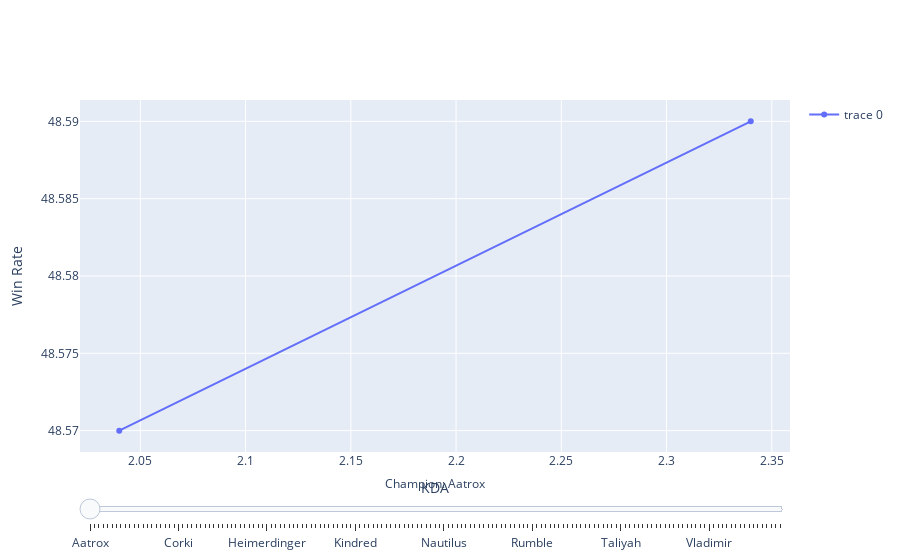

Here is the notebook cell this chart was saved with:
### Code cell
fig = make_subplots(rows=1, cols=1)

champion_data = df[df['Name'] == champions[2]]

fig.add_trace(go.Scatter(x=champion_data['KDA'], y=champion_data['Win %'],
                         mode='lines+markers'))

fig.update_layout(

    xaxis_title='KDA',
    yaxis_title='Win Rate',
    showlegend=True
)

# Функция обновления графика на основе слайдера
steps = []
for i, champion in enumerate(champions):
    champion_data = df[df['Name'] == champion]
    steps.append(
        {
            'label': champion,
            'method': 'update',
            'args': [
                {'x': [champion_data['KDA']]},
                {'y': [champion_data['Win %']]},
                {'title': f'Win Rate by KDA for {champion}'}
            ]
        }
    )

# Добавляем слайдер в график
fig.update_layout(
    sliders=[{
        'currentvalue': {'prefix': 'Champion: ', 'visible': True, 'xanchor': 'center'},
        'steps': steps
    }]
)

fig.show()

### Figure 1 — Plotly figure (JSON) as saved in the notebook; plotly's stock layout.template omitted (floating-point values rounded to 4 significant figures)
{"data": [{"mode": "lines+markers", "type": "scatter", "x": [2.34, 2.04], "y": [48.59, 48.57]}], "layout": {"showlegend": true, "sliders": [{"currentvalue": {"prefix": "Champion: ", "visible": true, "xanchor": "center"}, "steps": [{"args": [{"x": [[1.97]]}, {"y": [[49.97]]}, {"title": "Win Rate by KDA for Aatrox"}], "label": "Aatrox", "method": "update"}, {"args": [{"x": [[2.56]]}, {"y": [[49.93]]}, {"title": "Win Rate by KDA for Ahri"}], "label": "Ahri", "method": "update"}, {"args": [{"x": [[2.34, 2.04]]}, {"y": [[48.59, 48.57]]}, {"title": "Win Rate by KDA for Akali"}], "label": "Akali", "method": "update"}, {"args": [{"x": [[2.23, 1.97]]}, {"y": [[51.46, 51.58]]}, {"title": "Win Rate by KDA for Akshan"}], "label": "Akshan", "method": "update"}, {"args": [{"x": [[2.51]]}, {"y": [[49.92]]}, {"title": "Win Rate by KDA for Alistar"}], "label": "Alistar", "method": "update"}, {"args": [{"x": [[2.62, 2.05]]}, {"y": [[50.27, 50.09]]}, {"title": "Win Rate by KDA for Amumu"}], "label": "Amumu", "method": "update"}, {"args": [{"x": [[2.66, 2.18]]}, {"y": [[51.97, 47.66]]}, {"title": "Win Rate by KDA for Anivia"}], "label": "Anivia", "method": "update"}, {"args": [{"x": [[2.39]]}, {"y": [[52.45]]}, {"title": "Win Rate by KDA for Annie"}], "label": "Annie", "method": "update"}, {"args": [{"x": [[2.03]]}, {"y": [[47.36]]}, {"title": "Win Rate by KDA for Aphelios"}], "label": "Aphelios", "method": "update"}, {"args": [{"x": [[2.32]]}, {"y": [[49.66]]}, {"title": "Win Rate by KDA for Ashe"}], "label": "Ashe", "method": "update"}, {"args": [{"x": [[2.55]]}, {"y": [[50.81]]}, {"title": "Win Rate by KDA for Aurelion Sol"}], "label": "Aurelion Sol", "method": "update"}, {"args": [{"x": [[2.1]]}, {"y": [[46.67]]}, {"title": "Win Rate by KDA for Azir"}], "label": "Azir", "method": "update"}, {"args": [{"x": [[2.97]]}, {"y": [[50.23]]}, {"title": "Win Rate by KDA for Bard"}], "label": "Bard", "method": "update"}, {"args": [{"x": [[2.44]]}, {"y": [[51.87]]}, {"title": "Win Rate by KDA for Blitzcrank"}], "label": "Blitzcrank", "method": "update"}, {"args": [{"x": [[1.77, 2.04]]}, {"y": [[49.18, 51.68]]}, {"title": "Win Rate by KDA for Brand"}], "label": "Brand", "method": "update"}, {"args": [{"x": [[2.79]]}, {"y": [[50.73]]}, {"title": "Win Rate by KDA for Braum"}], "label": "Braum", "method": "update"}, {"args": [{"x": [[2.31]]}, {"y": [[50.09]]}, {"title": "Win Rate by KDA for Caitlyn"}], "label": "Caitlyn", "method": "update"}, {"args": [{"x": [[1.99]]}, {"y": [[50.2]]}, {"title": "Win Rate by KDA for Camille"}], "label": "Camille", "method": "update"}, {"args": [{"x": [[2.09, 1.83]]}, {"y": [[50.3, 49.47]]}, {"title": "Win Rate by KDA for Cassiopeia"}], "label": "Cassiopeia", "method": "update"}, {"args": [{"x": [[2.2, 2.37]]}, {"y": [[52.82, 49.57]]}, {"title": "Win Rate by KDA for Cho'Gath"}], "label": "Cho'Gath", "method": "update"}, {"args": [{"x": [[2.17]]}, {"y": [[49.38]]}, {"title": "Win Rate by KDA for Corki"}], "label": "Corki", "method": "update"}, {"args": [{"x": [[1.87]]}, {"y": [[50.37]]}, {"title": "Win Rate by KDA for Darius"}], "label": "Darius", "method": "update"}, {"args": [{"x": [[2.49, 2.2]]}, {"y": [[51.46, 52.62]]}, {"title": "Win Rate by KDA for Diana"}], "label": "Diana", "method": "update"}, {"args": [{"x": [[2.26]]}, {"y": [[51.76]]}, {"title": "Win Rate by KDA for Dr. Mundo"}], "label": "Dr. Mundo", "method": "update"}, {"args": [{"x": [[2.16]]}, {"y": [[50.52]]}, {"title": "Win Rate by KDA for Draven"}], "label": "Draven", "method": "update"}, {"args": [{"x": [[2.74, 2.24]]}, {"y": [[49.91, 49.67]]}, {"title": "Win Rate by KDA for Ekko"}], "label": "Ekko", "method": "update"}, {"args": [{"x": [[2.56]]}, {"y": [[49.48]]}, {"title": "Win Rate by KDA for Elise"}], "label": "Elise", "method": "update"}, {"args": [{"x": [[2.94]]}, {"y": [[49.64]]}, {"title": "Win Rate by KDA for Evelynn"}], "label": "Evelynn", "method": "update"}, {"args": [{"x": [[2.39]]}, {"y": [[49.28]]}, {"title": "Win Rate by KDA for Ezreal"}], "label": "Ezreal", "method": "update"}, {"args": [{"x": [[2.68]]}, {"y": [[50.54]]}, {"title": "Win Rate by KDA for Fiddlesticks"}], "label": "Fiddlesticks", "method": "update"}, {"args": [{"x": [[1.76]]}, {"y": [[50.05]]}, {"title": "Win Rate by KDA for Fiora"}], "label": "Fiora", "method": "update"}, {"args": [{"x": [[2.46]]}, {"y": [[50.83]]}, {"title": "Win Rate by KDA for Fizz"}], "label": "Fizz", "method": "update"}, {"args": [{"x": [[2.71, 2.35]]}, {"y": [[50.38, 48.87]]}, {"title": "Win Rate by KDA for Galio"}], "label": "Galio", "method": "update"}, {"args": [{"x": [[1.99, 2.23]]}, {"y": [[47.66, 48.67]]}, {"title": "Win Rate by KDA for Gangplank"}], "label": "Gangplank", "method": "update"}, {"args": [{"x": [[2.1]]}, {"y": [[51.55]]}, {"title": "Win Rate by KDA for Garen"}], "label": "Garen", "method": "update"}, {"args": [{"x": [[2.01]]}, {"y": [[49.86]]}, {"title": "Win Rate by KDA for Gnar"}], "label": "Gnar", "method": "update"}, {"args": [{"x": [[2.24, 2.7, 2.25]]}, {"y": [[48.75, 48, 47.64]]}, {"title": "Win Rate by KDA for Gragas"}], "label": "Gragas", "method": "update"}, {"args": [{"x": [[2.58, 1.72]]}, {"y": [[49.28, 49.1]]}, {"title": "Win Rate by KDA for Graves"}], "label": "Graves", "method": "update"}, {"args": [{"x": [[1.73, 2.36]]}, {"y": [[49.82, 51.35]]}, {"title": "Win Rate by KDA for Gwen"}], "label": "Gwen", "method": "update"}, {"args": [{"x": [[3.02]]}, {"y": [[51.18]]}, {"title": "Win Rate by KDA for Hecarim"}], "label": "Hecarim", "method": "update"}, {"args": [{"x": [[1.96, 2.23, 1.83, 1.65]]}, {"y": [[49.28, 51.76, 49.85, 48.87]]}, {"title": "Win Rate by KDA for Heimerdinger"}], "label": "Heimerdinger", "method": "update"}, {"args": [{"x": [[1.49]]}, {"y": [[49.16]]}, {"title": "Win Rate by KDA for Illaoi"}], "label": "Illaoi", "method": "update"}, {"args": [{"x": [[1.58, 1.75]]}, {"y": [[49.1, 48.24]]}, {"title": "Win Rate by KDA for Irelia"}], "label": "Irelia", "method": "update"}, {"args": [{"x": [[3.41]]}, {"y": [[48.09]]}, {"title": "Win Rate by KDA for Ivern"}], "label": "Ivern", "method": "update"}, {"args": [{"x": [[3]]}, {"y": [[50.56]]}, {"title": "Win Rate by KDA for Janna"}], "label": "Janna", "method": "update"}, {"args": [{"x": [[3.37]]}, {"y": [[51.04]]}, {"title": "Win Rate by KDA for Jarvan IV"}], "label": "Jarvan IV", "method": "update"}, {"args": [{"x": [[1.63, 2.13]]}, {"y": [[50.68, 49.4]]}, {"title": "Win Rate by KDA for Jax"}], "label": "Jax", "method": "update"}, {"args": [{"x": [[1.78, 2.05]]}, {"y": [[49.44, 48.62]]}, {"title": "Win Rate by KDA for Jayce"}], "label": "Jayce", "method": "update"}, {"args": [{"x": [[3.01]]}, {"y": [[51.03]]}, {"title": "Win Rate by KDA for Jhin"}], "label": "Jhin", "method": "update"}, {"args": [{"x": [[2.43]]}, {"y": [[51.32]]}, {"title": "Win Rate by KDA for Jinx"}], "label": "Jinx", "method": "update"}, {"args": [{"x": [[2.42]]}, {"y": [[49.48]]}, {"title": "Win Rate by KDA for Kai'Sa"}], "label": "Kai'Sa", "method": "update"}, {"args": [{"x": [[2.3]]}, {"y": [[49.03]]}, {"title": "Win Rate by KDA for Kalista"}], "label": "Kalista", "method": "update"}, {"args": [{"x": [[2.73]]}, {"y": [[48.91]]}, {"title": "Win Rate by KDA for Karma"}], "label": "Karma", "method": "update"}, {"args": [{"x": [[2.23, 2.19, 2.45]]}, {"y": [[54.98, 52.58, 49.39]]}, {"title": "Win Rate by KDA for Karthus"}], "label": "Karthus", "method": "update"}, {"args": [{"x": [[2.49]]}, {"y": [[51.42]]}, {"title": "Win Rate by KDA for Kassadin"}], "label": "Kassadin", "method": "update"}, {"args": [{"x": [[2.29]]}, {"y": [[49.59]]}, {"title": "Win Rate by KDA for Katarina"}], "label": "Katarina", "method": "update"}, {"args": [{"x": [[1.8, 2.28]]}, {"y": [[50.71, 50.63]]}, {"title": "Win Rate by KDA for Kayle"}], "label": "Kayle", "method": "update"}, {"args": [{"x": [[2.41]]}, {"y": [[49.95]]}, {"title": "Win Rate by KDA for Kayn"}], "label": "Kayn", "method": "update"}, {"args": [{"x": [[2.37, 1.98]]}, {"y": [[51.35, 48.62]]}, {"title": "Win Rate by KDA for Kennen"}], "label": "Kennen", "method": "update"}, {"args": [{"x": [[2.47]]}, {"y": [[50.17]]}, {"title": "Win Rate by KDA for Kha'Zix"}], "label": "Kha'Zix", "method": "update"}, {"args": [{"x": [[2.26]]}, {"y": [[50.47]]}, {"title": "Win Rate by KDA for Kindred"}], "label": "Kindred", "method": "update"}, {"args": [{"x": [[2.7, 2.32]]}, {"y": [[55.14, 50.36]]}, {"title": "Win Rate by KDA for Kled"}], "label": "Kled", "method": "update"}, {"args": [{"x": [[2.21]]}, {"y": [[52.79]]}, {"title": "Win Rate by KDA for Kog'Maw"}], "label": "Kog'Maw", "method": "update"}, {"args": [{"x": [[2.82]]}, {"y": [[48.85]]}, {"title": "Win Rate by KDA for LeBlanc"}], "label": "LeBlanc", "method": "update"}, {"args": [{"x": [[2.82]]}, {"y": [[48.45]]}, {"title": "Win Rate by KDA for Lee Sin"}], "label": "Lee Sin", "method": "update"}, {"args": [{"x": [[2.34]]}, {"y": [[49.61]]}, {"title": "Win Rate by KDA for Leona"}], "label": "Leona", "method": "update"}, {"args": [{"x": [[2.66, 1.96]]}, {"y": [[49.35, 49.2]]}, {"title": "Win Rate by KDA for Lillia"}], "label": "Lillia", "method": "update"}, {"args": [{"x": [[2.41]]}, {"y": [[50.65]]}, {"title": "Win Rate by KDA for Lissandra"}], "label": "Lissandra", "method": "update"}, {"args": [{"x": [[2.25]]}, {"y": [[49.26]]}, {"title": "Win Rate by KDA for Lucian"}], "label": "Lucian", "method": "update"}, {"args": [{"x": [[3.12]]}, {"y": [[50.84]]}, {"title": "Win Rate by KDA for Lulu"}], "label": "Lulu", "method": "update"}, {"args": [{"x": [[2.53, 2.97]]}, {"y": [[50.26, 51.08]]}, {"title": "Win Rate by KDA for Lux"}], "label": "Lux", "method": "update"}, {"args": [{"x": [[2.41, 2.4, 2.05]]}, {"y": [[51.19, 50.49, 46.13]]}, {"title": "Win Rate by KDA for Malphite"}], "label": "Malphite", "method": "update"}, {"args": [{"x": [[2.22]]}, {"y": [[50.92]]}, {"title": "Win Rate by KDA for Malzahar"}], "label": "Malzahar", "method": "update"}, {"args": [{"x": [[2.23, 2.1]]}, {"y": [[50.16, 49.13]]}, {"title": "Win Rate by KDA for Maokai"}], "label": "Maokai", "method": "update"}, {"args": [{"x": [[2.02]]}, {"y": [[49.74]]}, {"title": "Win Rate by KDA for Master Yi"}], "label": "Master Yi", "method": "update"}, {"args": [{"x": [[2.3]]}, {"y": [[50.1]]}, {"title": "Win Rate by KDA for Miss Fortune"}], "label": "Miss Fortune", "method": "update"}, {"args": [{"x": [[1.79]]}, {"y": [[49.82]]}, {"title": "Win Rate by KDA for Mordekaiser"}], "label": "Mordekaiser", "method": "update"}, {"args": [{"x": [[2.51]]}, {"y": [[49.76]]}, {"title": "Win Rate by KDA for Morgana"}], "label": "Morgana", "method": "update"}, {"args": [{"x": [[3.24]]}, {"y": [[51.52]]}, {"title": "Win Rate by KDA for Nami"}], "label": "Nami", "method": "update"}, {"args": [{"x": [[1.98]]}, {"y": [[51.83]]}, {"title": "Win Rate by KDA for Nasus"}], "label": "Nasus", "method": "update"}, {"args": [{"x": [[2.32]]}, {"y": [[49.81]]}, {"title": "Win Rate by KDA for Nautilus"}], "label": "Nautilus", "method": "update"}, {"args": [{"x": [[2.22, 1.95]]}, {"y": [[48.66, 47.99]]}, {"title": "Win Rate by KDA for Neeko"}], "label": "Neeko", "method": "update"}, {"args": [{"x": [[2.95]]}, {"y": [[48.98]]}, {"title": "Win Rate by KDA for Nidalee"}], "label": "Nidalee", "method": "update"}, {"args": [{"x": [[2.39]]}, {"y": [[48.05]]}, {"title": "Win Rate by KDA for Nocturne"}], "label": "Nocturne", "method": "update"}, {"args": [{"x": [[3.04]]}, {"y": [[51.79]]}, {"title": "Win Rate by KDA for Nunu"}], "label": "Nunu", "method": "update"}, {"args": [{"x": [[2.45, 1.63]]}, {"y": [[49.07, 45.46]]}, {"title": "Win Rate by KDA for Olaf"}], "label": "Olaf", "method": "update"}, {"args": [{"x": [[2.66]]}, {"y": [[49.56]]}, {"title": "Win Rate by KDA for Orianna"}], "label": "Orianna", "method": "update"}, {"args": [{"x": [[2.3]]}, {"y": [[50.83]]}, {"title": "Win Rate by KDA for Ornn"}], "label": "Ornn", "method": "update"}, {"args": [{"x": [[2.25, 1.89, 2.1]]}, {"y": [[50.8, 47, 49.68]]}, {"title": "Win Rate by KDA for Pantheon"}], "label": "Pantheon", "method": "update"}, {"args": [{"x": [[2.65, 2.14]]}, {"y": [[49.59, 49.78]]}, {"title": "Win Rate by KDA for Poppy"}], "label": "Poppy", "method": "update"}, {"args": [{"x": [[2.17]]}, {"y": [[49.35]]}, {"title": "Win Rate by KDA for Pyke"}], "label": "Pyke", "method": "update"}, {"args": [{"x": [[2.14, 2.42]]}, {"y": [[51.04, 48.92]]}, {"title": "Win Rate by KDA for Qiyana"}], "label": "Qiyana", "method": "update"}, {"args": [{"x": [[1.89]]}, {"y": [[51.71]]}, {"title": "Win Rate by KDA for Quinn"}], "label": "Quinn", "method": "update"}, {"args": [{"x": [[2.94]]}, {"y": [[50.52]]}, {"title": "Win Rate by KDA for Rakan"}], "label": "Rakan", "method": "update"}, {"args": [{"x": [[2.9]]}, {"y": [[51.71]]}, {"title": "Win Rate by KDA for Rammus"}], "label": "Rammus", "method": "update"}, {"args": [{"x": [[2.51]]}, {"y": [[51.4]]}, {"title": "Win Rate by KDA for Rek'Sai"}], "label": "Rek'Sai", "method": "update"}, {"args": [{"x": [[2.42]]}, {"y": [[50.61]]}, {"title": "Win Rate by KDA for Rell"}], "label": "Rell", "method": "update"}, {"args": [{"x": [[1.91, 2.19]]}, {"y": [[48.17, 51.78]]}, {"title": "Win Rate by KDA for Renekton"}], "label": "Renekton", "method": "update"}, {"args": [{"x": [[2.28, 1.77]]}, {"y": [[48.44, 47.43]]}, {"title": "Win Rate by KDA for Rengar"}], "label": "Rengar", "method": "update"}, {"args": [{"x": [[1.99]]}, {"y": [[51.3]]}, {"title": "Win Rate by KDA for Riven"}], "label": "Riven", "method": "update"}, {"args": [{"x": [[2.64, 2.82, 2.02]]}, {"y": [[52.28, 49.65, 47.57]]}, {"title": "Win Rate by KDA for Rumble"}], "label": "Rumble", "method": "update"}, {"args": [{"x": [[2.15, 1.74]]}, {"y": [[45.97, 45.91]]}, {"title": "Win Rate by KDA for Ryze"}], "label": "Ryze", "method": "update"}, {"args": [{"x": [[2.19]]}, {"y": [[48.52]]}, {"title": "Win Rate by KDA for Samira"}], "label": "Samira", "method": "update"}, {"args": [{"x": [[3.09, 2.43]]}, {"y": [[48.26, 50.5]]}, {"title": "Win Rate by KDA for Sejuani"}], "label": "Sejuani", "method": "update"}, {"args": [{"x": [[2.54, 2.82]]}, {"y": [[48.2, 50.62]]}, {"title": "Win Rate by KDA for Senna"}], "label": "Senna", "method": "update"}, {"args": [{"x": [[3.07, 2.9, 2.47]]}, {"y": [[54.15, 50.09, 46.66]]}, {"title": "Win Rate by KDA for Seraphine"}], "label": "Seraphine", "method": "update"}, {"args": [{"x": [[1.76]]}, {"y": [[49.6]]}, {"title": "Win Rate by KDA for Sett"}], "label": "Sett", "method": "update"}, {"args": [{"x": [[2.75, 2.44]]}, {"y": [[51.66, 52.04]]}, {"title": "Win Rate by KDA for Shaco"}], "label": "Shaco", "method": "update"}, {"args": [{"x": [[2.98]]}, {"y": [[52.74]]}, {"title": "Win Rate by KDA for Shen"}], "label": "Shen", "method": "update"}, {"args": [{"x": [[2.45, 1.88]]}, {"y": [[48.72, 49.83]]}, {"title": "Win Rate by KDA for Shyvana"}], "label": "Shyvana", "method": "update"}, {"args": [{"x": [[2.04]]}, {"y": [[50.95]]}, {"title": "Win Rate by KDA for Singed"}], "label": "Singed", "method": "update"}, {"args": [{"x": [[1.63]]}, {"y": [[51.27]]}, {"title": "Win Rate by KDA for Sion"}], "label": "Sion", "method": "update"}, {"args": [{"x": [[2.53]]}, {"y": [[51.04]]}, {"title": "Win Rate by KDA for Sivir"}], "label": "Sivir", "method": "update"}, {"args": [{"x": [[2.76, 2.22]]}, {"y": [[47.83, 48.9]]}, {"title": "Win Rate by KDA for Skarner"}], "label": "Skarner", "method": "update"}, {"args": [{"x": [[2.98]]}, {"y": [[52.85]]}, {"title": "Win Rate by KDA for Sona"}], "label": "Sona", "method": "update"}, {"args": [{"x": [[2.79]]}, {"y": [[52.28]]}, {"title": "Win Rate by KDA for Soraka"}], "label": "Soraka", "method": "update"}, {"args": [{"x": [[2.67, 2.85, 2.24]]}, {"y": [[52.3, 53.12, 48.89]]}, {"title": "Win Rate by KDA for Swain"}], "label": "Swain", "method": "update"}, {"args": [{"x": [[2.14, 1.86]]}, {"y": [[49.56, 47.86]]}, {"title": "Win Rate by KDA for Sylas"}], "label": "Sylas", "method": "update"}, {"args": [{"x": [[2.26]]}, {"y": [[49.35]]}, {"title": "Win Rate by KDA for Syndra"}], "label": "Syndra", "method": "update"}, {"args": [{"x": [[2.6]]}, {"y": [[51.28]]}, {"title": "Win Rate by KDA for Tahm Kench"}], "label": "Tahm Kench", "method": "update"}, {"args": [{"x": [[2.1, 2.47, 2.61]]}, {"y": [[53.6, 50.43, 49.22]]}, {"title": "Win Rate by KDA for Taliyah"}], "label": "Taliyah", "method": "update"}, {"args": [{"x": [[2.41, 2.17]]}, {"y": [[49.65, 49.27]]}, {"title": "Win Rate by KDA for Talon"}], "label": "Talon", "method": "update"}, {"args": [{"x": [[2.82]]}, {"y": [[50.53]]}, {"title": "Win Rate by KDA for Taric"}], "label": "Taric", "method": "update"}, {"args": [{"x": [[1.71]]}, {"y": [[49.11]]}, {"title": "Win Rate by KDA for Teemo"}], "label": "Teemo", "method": "update"}, {"args": [{"x": [[2.57]]}, {"y": [[48.88]]}, {"title": "Win Rate by KDA for Thresh"}], "label": "Thresh", "method": "update"}, {"args": [{"x": [[2.24, 2]]}, {"y": [[49.2, 49.32]]}, {"title": "Win Rate by KDA for Tristana"}], "label": "Tristana", "method": "update"}, {"args": [{"x": [[2.84, 1.83]]}, {"y": [[52.85, 52.78]]}, {"title": "Win Rate by KDA for Trundle"}], "label": "Trundle", "method": "update"}, {"args": [{"x": [[1.89, 2.09]]}, {"y": [[51, 49.93]]}, {"title": "Win Rate by KDA for Tryndamere"}], "label": "Tryndamere", "method": "update"}, {"args": [{"x": [[2.34]]}, {"y": [[48.96]]}, {"title": "Win Rate by KDA for Twisted Fate"}], "label": "Twisted Fate", "method": "update"}, {"args": [{"x": [[2.42]]}, {"y": [[52.14]]}, {"title": "Win Rate by KDA for Twitch"}], "label": "Twitch", "method": "update"}, {"args": [{"x": [[2.55]]}, {"y": [[48.61]]}, {"title": "Win Rate by KDA for Udyr"}], "label": "Udyr", "method": "update"}, {"args": [{"x": [[2]]}, {"y": [[53.01]]}, {"title": "Win Rate by KDA for Urgot"}], "label": "Urgot", "method": "update"}, {"args": [{"x": [[2.3]]}, {"y": [[48.09]]}, {"title": "Win Rate by KDA for Varus"}], "label": "Varus", "method": "update"}, {"args": [{"x": [[2.19, 1.53]]}, {"y": [[51.99, 51.27]]}, {"title": "Win Rate by KDA for Vayne"}], "label": "Vayne", "method": "update"}, {"args": [{"x": [[2.26, 2.4, 2.02]]}, {"y": [[48.94, 51.96, 47.5]]}, {"title": "Win Rate by KDA for Veigar"}], "label": "Veigar", "method": "update"}, {"args": [{"x": [[2.67, 2.17]]}, {"y": [[51.46, 49.44]]}, {"title": "Win Rate by KDA for Vel'Koz"}], "label": "Vel'Koz", "method": "update"}, {"args": [{"x": [[2.48, 1.99]]}, {"y": [[50.76, 45.55]]}, {"title": "Win Rate by KDA for Vex"}], "label": "Vex", "method": "update"}, {"args": [{"x": [[2.45]]}, {"y": [[52.2]]}, {"title": "Win Rate by KDA for Vi"}], "label": "Vi", "method": "update"}, {"args": [{"x": [[2.46]]}, {"y": [[49.74]]}, {"title": "Win Rate by KDA for Viego"}], "label": "Viego", "method": "update"}, {"args": [{"x": [[2.35, 1.88]]}, {"y": [[51.1, 49.8]]}, {"title": "Win Rate by KDA for Viktor"}], "label": "Viktor", "method": "update"}, {"args": [{"x": [[2.45, 2.03]]}, {"y": [[51.58, 49.12]]}, {"title": "Win Rate by KDA for Vladimir"}], "label": "Vladimir", "method": "update"}, {"args": [{"x": [[2.5, 1.79]]}, {"y": [[49.23, 46.11]]}, {"title": "Win Rate by KDA for Volibear"}], "label": "Volibear", "method": "update"}, {"args": [{"x": [[2.25, 1.94]]}, {"y": [[49.76, 49.36]]}, {"title": "Win Rate by KDA for Warwick"}], "label": "Warwick", "method": "update"}, {"args": [{"x": [[2.12, 2.54]]}, {"y": [[50.56, 48.8]]}, {"title": "Win Rate by KDA for Wukong"}], "label": "Wukong", "method": "update"}, {"args": [{"x": [[2.37]]}, {"y": [[50.67]]}, {"title": "Win Rate by KDA for Xayah"}], "label": "Xayah", "method": "update"}, {"args": [{"x": [[3.17, 2.54]]}, {"y": [[51.01, 49.84]]}, {"title": "Win Rate by KDA for Xerath"}], "label": "Xerath", "method": "update"}, {"args": [{"x": [[2.44]]}, {"y": [[50.23]]}, {"title": "Win Rate by KDA for Xin Zhao"}], "label": "Xin Zhao", "method": "update"}, {"args": [{"x": [[1.74, 1.45, 1.95]]}, {"y": [[49.56, 47.77, 50.52]]}, {"title": "Win Rate by KDA for Yasuo"}], "label": "Yasuo", "method": "update"}, {"args": [{"x": [[1.84, 1.58]]}, {"y": [[48.42, 47.59]]}, {"title": "Win Rate by KDA for Yone"}], "label": "Yone", "method": "update"}, {"args": [{"x": [[1.65]]}, {"y": [[51.3]]}, {"title": "Win Rate by KDA for Yorick"}], "label": "Yorick", "method": "update"}, {"args": [{"x": [[4.11]]}, {"y": [[47.77]]}, {"title": "Win Rate by KDA for Yuumi"}], "label": "Yuumi", "method": "update"}, {"args": [{"x": [[3.61]]}, {"y": [[51.43]]}, {"title": "Win Rate by KDA for Zac"}], "label": "Zac", "method": "update"}, {"args": [{"x": [[2.31, 2.47]]}, {"y": [[50.87, 48.63]]}, {"title": "Win Rate by KDA for Zed"}], "label": "Zed", "method": "update"}, {"args": [{"x": [[2.51, 2.36]]}, {"y": [[53.51, 48.37]]}, {"title": "Win Rate by KDA for Ziggs"}], "label": "Ziggs", "method": "update"}, {"args": [{"x": [[3.46, 3.03]]}, {"y": [[54.19, 50.83]]}, {"title": "Win Rate by KDA for Zilean"}], "label": "Zilean", "method": "update"}, {"args": [{"x": [[2.58]]}, {"y": [[49.84]]}, {"title": "Win Rate by KDA for Zoe"}], "label": "Zoe", "method": "update"}, {"args": [{"x": [[2.13]]}, {"y": [[52.18]]}, {"title": "Win Rate by KDA for Zyra"}], "label": "Zyra", "method": "update"}]}], "xaxis": {"anchor": "y", "domain": [0, 1], "title": {"text": "KDA"}}, "yaxis": {"anchor": "x", "domain": [0, 1], "title": {"text": "Win Rate"}}}}
